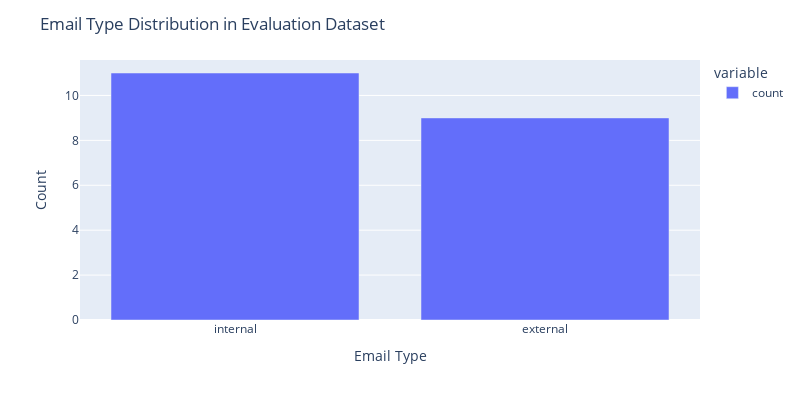

The notebook cell saved with this chart:
### Code cell
## same for email type
fig_email_type = px.bar(dataset_req_eval.to_pandas()["TYPE"].value_counts())
fig_email_type.update_layout(
    width=800,
    height=400,
    title="Email Type Distribution in Evaluation Dataset",
    xaxis_title="Email Type",
    yaxis_title="Count",
)

### Figure 1 — Plotly figure (JSON) as saved in the notebook; plotly's stock layout.template omitted (floating-point values rounded to 4 significant figures)
{"data": [{"hovertemplate": "variable=count<br>TYPE=%{x}<br>value=%{y}<extra></extra>", "legendgroup": "count", "marker": {"color": "#636efa", "pattern": {"shape": ""}}, "name": "count", "orientation": "v", "showlegend": true, "textposition": "auto", "type": "bar", "x": ["internal", "external"], "xaxis": "x", "y": [11, 9], "yaxis": "y"}], "layout": {"barmode": "relative", "height": 400, "legend": {"title": {"text": "variable"}, "tracegroupgap": 0}, "margin": {"t": 60}, "title": {"text": "Email Type Distribution in Evaluation Dataset"}, "width": 800, "xaxis": {"anchor": "y", "domain": [0, 1], "title": {"text": "Email Type"}}, "yaxis": {"anchor": "x", "domain": [0, 1], "title": {"text": "Count"}}}}
